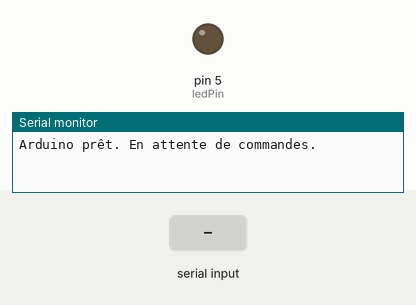
Simulated run of this sketch. Board: Arduino Uno, built with avr-gcc and run on an emulated ATmega328P. On the bench: output pins drawn as LEDs (lit = HIGH), the last lines printed to the serial monitor. The inputs (shaded band) are chosen by the test bench.

Above: at 1.2 s.
1.3 s: "LUM=90\n" received over Serial
At 2.5 s:
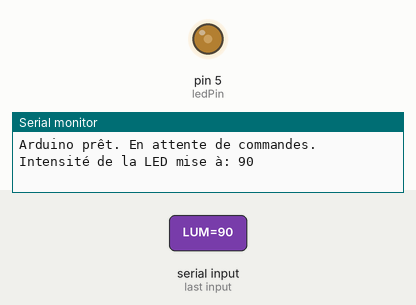
2.8 s: "OFF\n" received over Serial
At 3.8 s:
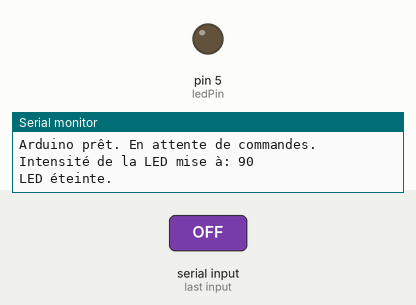
Timing chart, 0 to 5.8 s (numbered marks = the images above; inputs shaded):
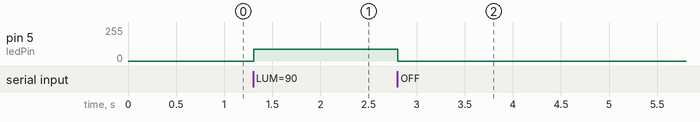

The sketch:

interfaceexcel.ino
```cpp
const int ledPin = 5;  // Broche de la LED

void setup() {
  pinMode(ledPin, OUTPUT);
  analogWrite(ledPin, 0);  // Assure que la LED est éteinte au départ
  Serial.begin(9600);  // Initialisation de la communication série
  Serial.println("Arduino prêt. En attente de commandes.");
}

void loop() {
  if (Serial.available() > 0) {  // Vérifie si un message est reçu
    String command = Serial.readStringUntil('\n');  // Lire la commande jusqu'à la nouvelle ligne

    if (command.startsWith("LUM=")) {
      int pwm_value = command.substring(4).toInt();  // Extraire la valeur PWM après "LUM="
      if (pwm_value >= 0 && pwm_value <= 255) {
        analogWrite(ledPin, pwm_value);  // Modifier l'intensité de la LED
        Serial.print("Intensité de la LED mise à: ");
        Serial.println(pwm_value);
      } else {
        Serial.println("Valeur PWM invalide. Doit être entre 0 et 255.");
      }
    }
    else if (command == "OFF") {
      analogWrite(ledPin, 0);  // Éteindre la LED
      Serial.println("LED éteinte.");
    }
  }
}
```

Measured:
- after the input at 1.3 s, pin 5 (ledPin): 0/255 → 90/255 at once
- after the input at 2.8 s, pin 5 (ledPin): 90/255 → 0/255 at once
